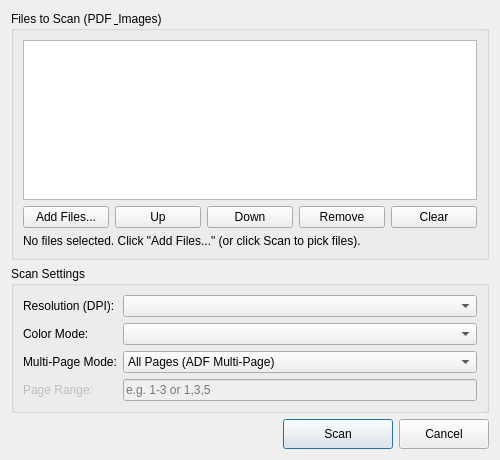
<?xml version="1.0" encoding="UTF-8"?>
<ui version="4.0">
 <class>MainForm</class>
 <widget class="QDialog" name="MainForm">
  <property name="geometry">
   <rect>
    <x>0</x>
    <y>0</y>
    <width>500</width>
    <height>460</height>
   </rect>
  </property>
  <property name="contextMenuPolicy">
   <enum>Qt::NoContextMenu</enum>
  </property>
  <property name="windowTitle">
   <string>Virtual Scanner (32-bit)</string>
  </property>
  <property name="windowIcon">
   <iconset resource="qtresources.qrc">
    <normaloff>:/images/TWG-LogoSmall.png</normaloff>:/images/TWG-LogoSmall.png</iconset>
  </property>
  <layout class="QVBoxLayout" name="verticalLayout_Main">
   <item>
    <widget class="QGroupBox" name="pGroupBox_Files">
     <property name="title">
      <string>Files to Scan (PDF &amp; Images)</string>
     </property>
     <layout class="QVBoxLayout" name="verticalLayout_Files">
      <item>
       <widget class="QListWidget" name="pListWidget_Files">
        <property name="minimumSize">
         <size>
          <width>0</width>
          <height>150</height>
         </size>
        </property>
        <property name="selectionMode">
         <enum>QAbstractItemView::ExtendedSelection</enum>
        </property>
       </widget>
      </item>
      <item>
       <layout class="QHBoxLayout" name="horizontalLayout_FileButtons">
        <item>
         <widget class="QPushButton" name="pPushButton_AddFiles">
          <property name="text">
           <string>Add Files...</string>
          </property>
         </widget>
        </item>
        <item>
         <widget class="QPushButton" name="pPushButton_MoveUp">
          <property name="text">
           <string>Up</string>
          </property>
         </widget>
        </item>
        <item>
         <widget class="QPushButton" name="pPushButton_MoveDown">
          <property name="text">
           <string>Down</string>
          </property>
         </widget>
        </item>
        <item>
         <widget class="QPushButton" name="pPushButton_RemoveFile">
          <property name="text">
           <string>Remove</string>
          </property>
         </widget>
        </item>
        <item>
         <widget class="QPushButton" name="pPushButton_ClearFiles">
          <property name="text">
           <string>Clear</string>
          </property>
         </widget>
        </item>
       </layout>
      </item>
      <item>
       <widget class="QLabel" name="pLabel_QueueSummary">
        <property name="text">
         <string>No files selected. Click "Add Files..." (or click Scan to pick files).</string>
        </property>
       </widget>
      </item>
     </layout>
    </widget>
   </item>
   <item>
    <widget class="QGroupBox" name="pGroupBox_ScanSettings">
     <property name="title">
      <string>Scan Settings</string>
     </property>
     <layout class="QGridLayout" name="gridLayout_Settings">
      <item row="0" column="0">
       <widget class="QLabel" name="pLabel_Resolution">
        <property name="text">
         <string>Resolution (DPI):</string>
        </property>
       </widget>
      </item>
      <item row="0" column="1">
       <widget class="QComboBox" name="pComboBox_Resolution"/>
      </item>
      <item row="1" column="0">
       <widget class="QLabel" name="pLabel_ColorMode">
        <property name="text">
         <string>Color Mode:</string>
        </property>
       </widget>
      </item>
      <item row="1" column="1">
       <widget class="QComboBox" name="pComboBox_ColorMode"/>
      </item>
      <item row="2" column="0">
       <widget class="QLabel" name="pLabel_MultiPageMode">
        <property name="text">
         <string>Multi-Page Mode:</string>
        </property>
       </widget>
      </item>
      <item row="2" column="1">
       <widget class="QComboBox" name="pComboBox_MultiPageMode">
        <item>
         <property name="text">
          <string>All Pages (ADF Multi-Page)</string>
         </property>
        </item>
        <item>
         <property name="text">
          <string>First Page Only (Page 1)</string>
         </property>
        </item>
        <item>
         <property name="text">
          <string>Custom Page Range</string>
         </property>
        </item>
       </widget>
      </item>
      <item row="3" column="0">
       <widget class="QLabel" name="pLabel_PageRange">
        <property name="enabled">
         <bool>false</bool>
        </property>
        <property name="text">
         <string>Page Range:</string>
        </property>
       </widget>
      </item>
      <item row="3" column="1">
       <widget class="QLineEdit" name="pLineEdit_PageRange">
        <property name="enabled">
         <bool>false</bool>
        </property>
        <property name="placeholderText">
         <string>e.g. 1-3 or 1,3,5</string>
        </property>
       </widget>
      </item>
     </layout>
    </widget>
   </item>
   <item>
    <layout class="QHBoxLayout" name="horizontalLayout_Actions">
     <item>
      <spacer name="horizontalSpacer_Actions">
       <property name="orientation">
        <enum>Qt::Horizontal</enum>
       </property>
       <property name="sizeHint" stdset="0">
        <size>
         <width>40</width>
         <height>20</height>
        </size>
       </property>
      </spacer>
     </item>
     <item>
      <widget class="QPushButton" name="pPushButton_Scan">
       <property name="minimumSize">
        <size>
         <width>110</width>
         <height>30</height>
        </size>
       </property>
       <property name="text">
        <string>Scan</string>
       </property>
       <property name="default">
        <bool>true</bool>
       </property>
      </widget>
     </item>
     <item>
      <widget class="QPushButton" name="pPushButton_Cancel">
       <property name="minimumSize">
        <size>
         <width>90</width>
         <height>30</height>
        </size>
       </property>
       <property name="text">
        <string>Cancel</string>
       </property>
      </widget>
     </item>
    </layout>
   </item>
  </layout>
 </widget>
 <resources>
  <include location="qtresources.qrc"/>
 </resources>
 <connections/>
</ui>
